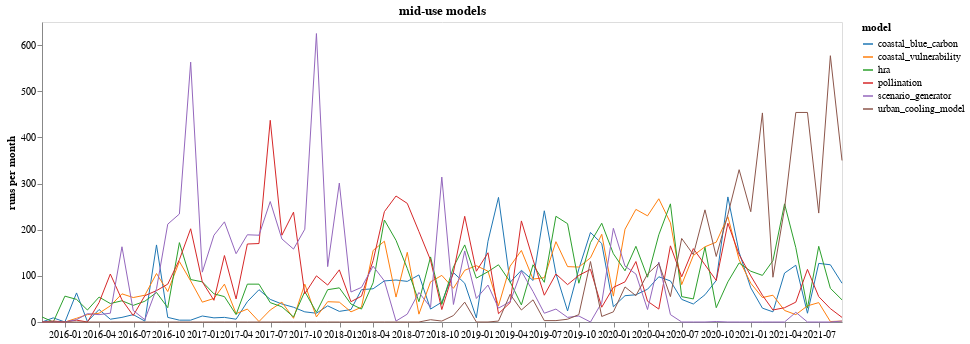

This figure's notebook cell:
### Code cell
mid_use_models = ['pollination',
                  'hra',
                  'scenario_generator',
                  'coastal_vulnerability',
                  'urban_cooling_model',
                  'coastal_blue_carbon'
                 ]
plot_model_counts_over_time(mid_use_models, 'mid-use models')

### Figure 1 — Vega-Lite specification as saved in the notebook (floating-point values rounded to 4 significant figures; data arrays with more than 128 entries replaced by an {"elided": "..."} marker saying what was removed)
{"config": {"view": {"continuousWidth": 400, "continuousHeight": 300}, "axis": {"grid": false}}, "data": {"name": "data-aa4f6697969538f2b12a3f7743dd41d2"}, "mark": "line", "encoding": {"color": {"type": "nominal", "field": "model", "scale": {"scheme": "category10"}}, "opacity": {"condition": {"value": 1, "selection": "selector006"}, "value": 0.2}, "size": {"value": 1}, "x": {"type": "temporal", "axis": {"format": "%Y-%m"}, "field": "index", "title": null}, "y": {"type": "quantitative", "field": "value", "title": "runs per month"}}, "height": 300, "selection": {"selector006": {"type": "multi", "fields": ["model"], "bind": "legend"}}, "title": "mid-use models", "width": 800, "$schema": "https://vega.github.io/schema/vega-lite/v4.8.1.json", "datasets": {"data-aa4f6697969538f2b12a3f7743dd41d2": {"elided": "426 records"}}}
